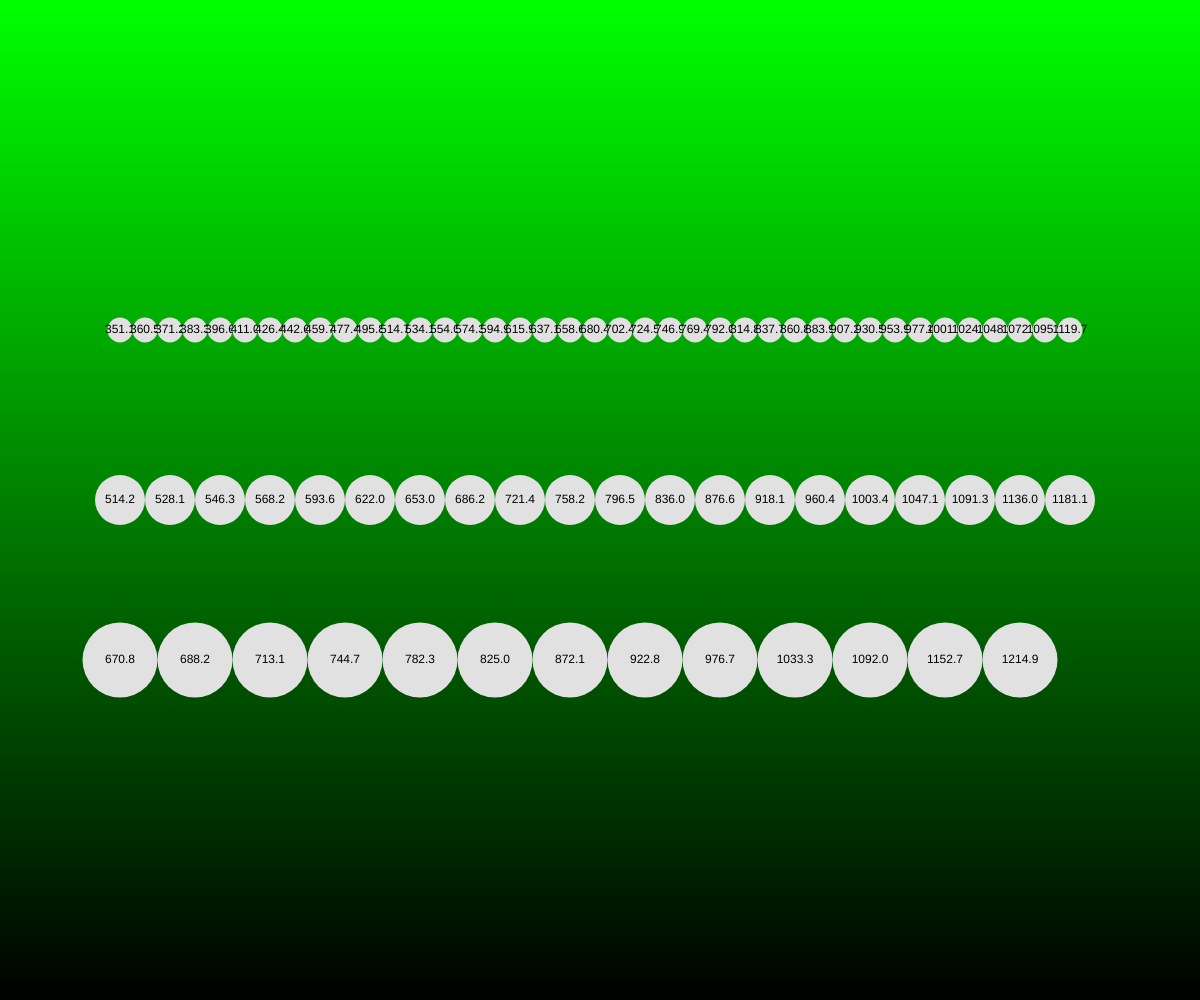
Frame 1 (no input)
Frame 60 (no input): identical to frame 1, image omitted
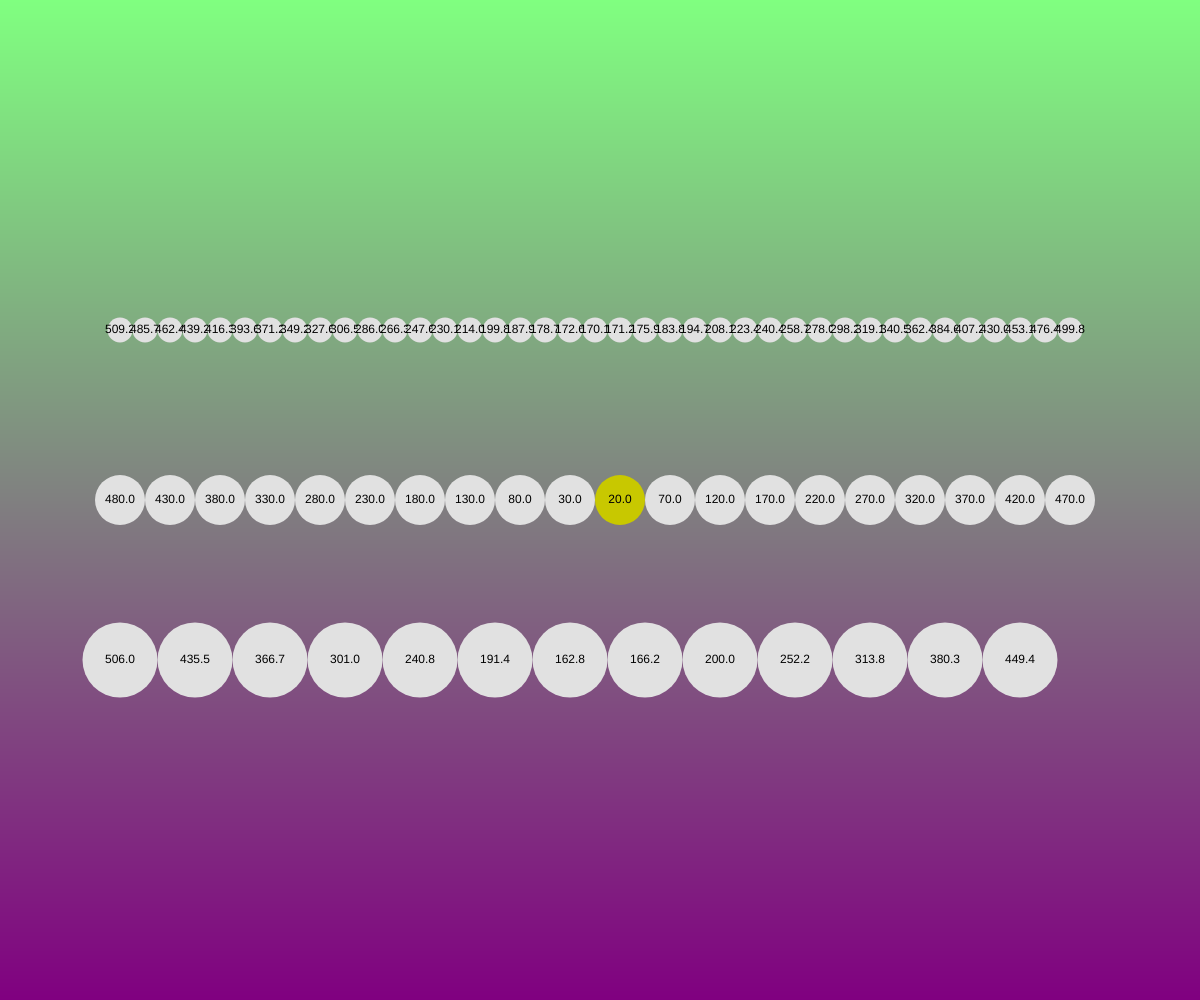
Frame 120 (the mouse pressed at the canvas centre since frame 60)

The p5.js sketch that drew these frames (run headless with seeded random() and noise() and a simulated clock; from frame 60 on, the mouse is pressed at the canvas centre):

// p5.js sketch
// ── sketch.js
// Drawing with Single Loops
// Adrian Chan
// September 23, 2025
//



function setup() {
  createCanvas(windowWidth, windowHeight);
}

function draw() {
  gradientBackground();
  circleLine(height*0.33, 25);
  circleLine(height/2, 50);
  circleLine(height*0.66, 75);
}

function gradientBackground(){
  // Create a gradient to use as a background
  let h = 1;   // Height of each triangle

  // Use a loop to draw a vertical stack of rectangle
  let y = 0;
  while (y <= height){
    noStroke();
    let mappedY = map(y, 0, height, 0, 255);
    let flippedY = 255 - mappedY;
    let mappedMouseX = map(mouseX, 0, width, 0, 255)
    let mappedMouseY = map(mouseY, 0, height, 0, 255)
    fill(mappedMouseY, flippedY, mappedMouseX);
    rect(0, y, width, h);
    y += h;
    
  }
}

function cDistance(x1, y1, x2, y2){
  // Calculate the straightline distance between (x1, y1) and (x2, y2)
  let a = abs(x1 - x2);
  let b = abs(y1 - y2);
  let c = sqrt(pow(a,2) + pow(b,2));
  return c.toFixed(1);  // Keep 1 decimal place only
}

function circleLine(y, size){
   // Use this function to draw a line of circles (Loop)
   // y -> number    The height at which to draw the line
   // size -> Diameter of the circles
   let xStart = width*0.1;    // 10% from the left
   let xEnd = width*0.9;

   for (let x = xStart; x<= xEnd; x += size){
    let d = cDistance(x, y, mouseX, mouseY);
    if(d <= size/2){
      fill(200,200,0);
    }
    else{
      fill(225);
    }
    circle(x, y, size);
    fill(0)
    textAlign(CENTER, CENTER);
    text(d, x, y);
   }
}
